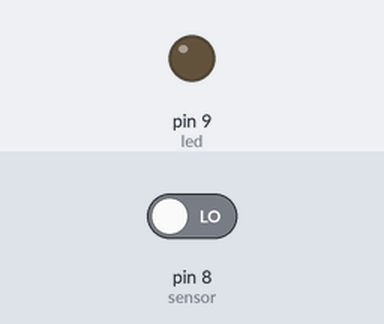
Recording of a sketch running on a simulated Arduino Uno, built with avr-gcc and run on an emulated ATmega328P. Parts: output pins drawn as LEDs (lit = HIGH). The test bench sets the inputs (shaded band); at power-on: pin 8 (sensor) LOW.

Above: at 1.2 s.
1.3 s: pin 8 (sensor) driven HIGH
At 1.5 s:
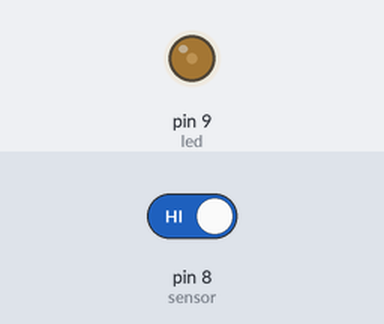
4.3 s: pin 8 (sensor) driven LOW
At 4.3 s:
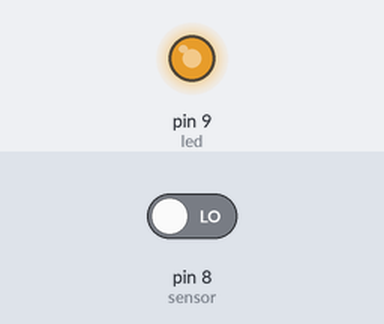
Timing chart, 0 to 7.3 s (numbered marks = the images above; inputs shaded):
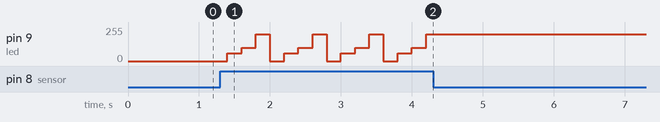

The sketch:

Sensor_Capacitivo.ino
```cpp
/*
  Projeto de um abajur de toque utilizando um LED e um sensor de toque capacitivo. O código funciona com uma lógica similar à uma máquina
  de estados, tendo quatro estados: desligado, luzFraca, luzMedia e luzAlta. Quando o sensor é ativado, ocorre o incremento do estado, e
  uma escrita no LED. Este circuito também pode ser implementado com um botão.

  Letícia Pegoraro Garcez 2021

*/

#define sensor 8
#define led 9

void setup() {
  pinMode(sensor, INPUT);
  pinMode(led, OUTPUT);
  //Serial.begin(9600);
}

//estados
bool desligado = true;
bool luzFraca = false;
bool luzMedia = false;
bool luzAlta = false;
//variáveis
bool leituraSensor;
int tempo = 100;

void loop() {
  leituraSensor = digitalRead(8);
  if (leituraSensor) {
    delay(tempo);
    if (desligado) {
      desligado = false;
      luzFraca = true;
      analogWrite(led, 60);
    }
    else if (luzFraca) {
      luzFraca = false;
      luzMedia = true;
      analogWrite(led, 100);
    }
    else if (luzMedia) {
      luzMedia = false;
      luzAlta = true;
      analogWrite(led, 200);
    }
    else if (luzAlta) {
      luzAlta = false;
      desligado = true;
      analogWrite(led, 0);
    }
    delay(tempo);
  }
}
```

Measured:
- after the input at 1.3 s, pin 9 (led): 0/255 → 60/255 after 0.10 s, then repeats every 0.80 s: 100/255 0.20 s, 200/255 0.20 s, 0/255 0.20 s, 60/255 0.20 s
- after the input at 4.3 s, pin 9 (led): stops changing and stays 200/255
